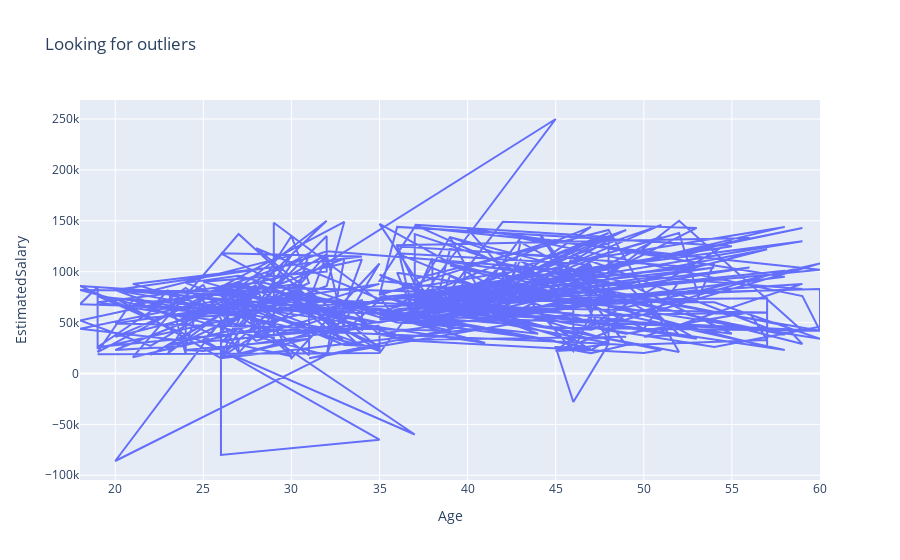

This figure's notebook cell:
### Markdown cell above
#### A- Plot: An overview of our data

### Code cell
# Ploting method 1: Scatter plot
px.line(data_frame = df, x='Age', y='EstimatedSalary',title='Looking for outliers')

### Figure 1 — Plotly figure (JSON) as saved in the notebook; plotly's stock layout.template omitted (floating-point values rounded to 4 significant figures; data arrays with more than 128 entries replaced by an {"elided": "..."} marker saying what was removed)
{"data": [{"hovertemplate": "Age=%{x}<br>EstimatedSalary=%{y}<extra></extra>", "legendgroup": "", "line": {"color": "#636efa", "dash": "solid"}, "marker": {"symbol": "circle"}, "mode": "lines", "name": "", "orientation": "v", "showlegend": false, "type": "scatter", "x": {"elided": "402 int values"}, "xaxis": "x", "y": {"elided": "402 int values"}, "yaxis": "y"}], "layout": {"legend": {"tracegroupgap": 0}, "title": {"text": "Looking for outliers"}, "xaxis": {"anchor": "y", "domain": [0, 1], "title": {"text": "Age"}}, "yaxis": {"anchor": "x", "domain": [0, 1], "title": {"text": "EstimatedSalary"}}}}
